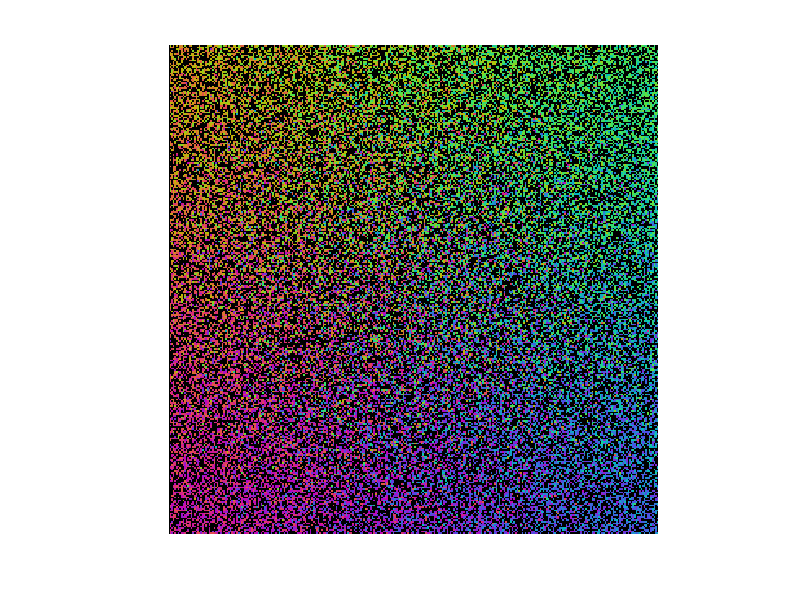

This chart was generated by the following MATLAB code: (Note: this script raises an error after producing the figure.)
close all
clear
clc

numAgents = 45000; %number of agents
mapSize = 300; %x and y dimension of map
environment = zeros(mapSize, mapSize, 6); %X, Y for RGB and "contains agent" and GoalX,GoalY
sensingRadius = 2; %Radius of sensing range for each agent (square sensing range)
neighborToGoalForceRatio = 20;

%Place agents randomly on the map
for i = 1:numAgents
    new = false;
    while not(new)
        randx = randi(mapSize);
        randy = randi(mapSize);
        if environment(randx,randy,4) == 0
           new = true; 
        end
    end
    environment(randx,randy,4) = 1; %The row coordinate is x, the column coordinate is y
end

%Set the goal positions of each agent to a random point on the map
environment(:,:,5:6) = randi(mapSize,[mapSize,mapSize,2]) .* environment(:,:,4);

%Create matrix of indexes
IndexMat = zeros(mapSize, mapSize, 2); 
xIndex = 1:mapSize;
yIndex = (1:mapSize)';
for i = 1:mapSize
   IndexMat(:,i,2) = yIndex;
   IndexMat(i,:,1) = xIndex;
end

%Find unit vector to goal
unitToGoal = (environment(:,:,5:6) - IndexMat)./vecnorm(environment(:,:,5:6) - IndexMat,2,3);

%Find angle of unit vector to goal relative to x-axis
theta = mod(atan2(unitToGoal(:,:,2),unitToGoal(:,:,1)),2*pi);

%Set the color of each agent depending on their theta angle
environment(:,:,1) = ((theta < pi).*(255-theta*255/pi)) + ((theta >= pi).*(theta-pi)*255/pi);
environment(:,:,2) = (and(theta <= 5/3*pi,theta >= 2/3*pi).*(255-(theta-2/3*pi)*255/pi)) + ...
    ((theta > 5/3*pi).*(theta-5/3*pi)*255/pi) + ((theta < 2/3*pi).*((theta+1/3*pi)*255/pi));
environment(:,:,3) = (and(theta <= 4/3*pi,theta >= 1/3*pi).*(theta-1/3*pi)*255/pi) + ...
    ((theta < 1/3*pi).*(255-(theta+2/3*pi)*255/pi)) + ((theta > 4/3*pi).*(255-(theta-4/3*pi)*255/pi));

%Find the sum of the colors of each agent for normalization reasons
colorSum = environment(:,:,1) + environment(:,:,2) + environment(:,:,3);

%display the image showing locations and colors of every agent
imshow(floor(environment(:,:,1:3))./colorSum*1.5.*environment(:,:,4));

%===========================Main Loop==========================%
for t = 1:500
   tic
   %find number of agents who have reached their goal points
   numAtGoal = sum(sum(vecnorm(environment(:,:,5:6) - IndexMat,2,3) == 0));
   %erase agents who have reached their goal points
   environment(:,:,:) = environment(:,:,:) .* (vecnorm(environment(:,:,5:6) - IndexMat,2,3) ~= 0);
   
   %spawn a new agent for each one that was erased
   for i = 1:numAtGoal
       new = false;
       while not(new)
           randx = randi(mapSize);
           randy = randi(mapSize);
           if environment(randx,randy,4) == 0
               new = true;
           end
       end
       environment(randx,randy,4) = 1; %The row coordinate is x, the column coordinate is y
       %Set new random goal point
       environment(randx,randy,5:6) = randi(mapSize,size(environment(randx,randy,5:6)));
   end
   
   %Update unitToGoal
   unitToGoal = (environment(:,:,5:6) - IndexMat)./vecnorm(environment(:,:,5:6) - IndexMat,2,3);

   %update theta
   theta = mod(atan2(unitToGoal(:,:,2),unitToGoal(:,:,1)),2*pi);
   
   %move agents
   environment = moveAgents(environment, unitToGoal, sensingRadius, neighborToGoalForceRatio, theta, mapSize);
   
   %------------------------------show image----------------------------%
   %Set the color of each agent depending on their theta angle
   environment(:,:,1) = ((theta < pi).*(255-theta*255/pi)) + ((theta >= pi).*(theta-pi)*255/pi);
   environment(:,:,2) = (and(theta <= 5/3*pi,theta >= 2/3*pi).*(255-(theta-2/3*pi)*255/pi)) + ...
       ((theta > 5/3*pi).*(theta-5/3*pi)*255/pi) + ((theta < 2/3*pi).*((theta+1/3*pi)*255/pi));
   environment(:,:,3) = (and(theta <= 4/3*pi,theta >= 1/3*pi).*(theta-1/3*pi)*255/pi) + ...
       ((theta < 1/3*pi).*(255-(theta+2/3*pi)*255/pi)) + ((theta > 4/3*pi).*(255-(theta-4/3*pi)*255/pi));
   
   %Find the sum of the colors of each agent for normalization reasons
   colorSum = environment(:,:,1) + environment(:,:,2) + environment(:,:,3);
   
   %display the image showing locations and colors of every agent
   img = floor(environment(:,:,1:3))./colorSum*1.5.*environment(:,:,4);
   img = imresize(img, 15);
   imshow(img);
   %--------------------------------------------------------------------%
   disp(toc)
F(t) = getframe(gcf);
end

 video = VideoWriter('Zebra_Stripes', 'MPEG-4');
 open(video);
 writeVideo(video, F);
 close(video)


function environment = moveAgents(environment, unitToGoal, sensingRadius, neighborToGoalForceRatio, theta, mapSize)
force = zeros([mapSize, mapSize, 2]);
force = force + unitToGoal;
for i = 1:mapSize %x coordinate
    for j = 1:mapSize %y coordinate
        for k = -sensingRadius:sensingRadius %x offset in sensing range
            for l = -sensingRadius:sensingRadius %y offset in sensing range
                if i+k > 0 && i+k <= mapSize && j+l > 0 && j+l <= mapSize && k ~= 0 && l ~= 0 %make sure not off the edge of the map and not on central agent
                    %Find the angle to the neighbors relative position
                    angularDistToNeighbor = environment(i+k, j+l, 4) * abs(mod(atan2(j+l,i+k),2*pi) - theta(i, j));
                    %Find the unit vector pointing to that neighbor
                    unitToNeighbor = [k, l]/norm([k, l]);
                    %For each neighbor, add their force. Attraction if
                    %the angular dist is between 0 and 90 and
                    %repulsion if the anglular dist is between 90 and
                    %180 deg
                    force(i, j, 1) = force(i, j, 1)+unitToNeighbor(1)*(pi-angularDistToNeighbor)/pi*neighborToGoalForceRatio;
                    force(i, j, 2) = force(i, j, 2)+unitToNeighbor(2)*(pi-angularDistToNeighbor)/pi*neighborToGoalForceRatio;
                end
            end
        end
        %Now that the force has been added for each agent, we actually
        %need to move the agents around
        %We will try to move to the neighboring square that is closest
        %to the angle their force points, but if there is another agent
        %there, they will try the two adjacent squares
        forceAngle = mod(atan2(force(i,j,2),force(i,j,1)),2*pi);
        
        xBottomWall = false;
        yBottomWall = false;
        xTopWall = false;
        yTopWall = false;
        if i == 1
            xBottomWall = true;
        end
        if j == 1
            yBottomWall = true;
        end
        if i == mapSize
            xTopWall = true;
        end
        if j == mapSize
            yTopWall = true;
        end
        found = false;
        if (forceAngle <= 22.5/180*pi || forceAngle > 337.5/180*pi)
            if ~yTopWall 
                if environment(i, j+1, 4) == 0
                    environment(i, j+1, :) = environment(i, j, :);
                    environment(i, j, :) = zeros(size(environment(i, j, :)));
                    found = true;
                end
            end
            if ~xBottomWall && ~yTopWall && ~found
                if environment(i-1, j+1, 4) == 0
                    environment(i-1, j+1, :) = environment(i, j, :);
                    environment(i, j, :) = zeros(size(environment(i, j, :)));
                    found = true;
                end
            end
            if ~yTopWall && ~xTopWall && ~found
                if environment(i+1, j+1, 4) == 0
                    environment(i+1, j+1, :) = environment(i, j, :);
                    environment(i, j, :) = zeros(size(environment(i, j, :)));
                    found = true;
                end
            end
        elseif forceAngle <= 67.5/180*pi
            if ~xTopWall && ~yTopWall 
                if environment(i+1, j+1, 4) == 0
                    environment(i+1, j+1, :) = environment(i, j, :);
                    environment(i, j, :) = zeros(size(environment(i, j, :)));
                    found = true;
                end
            end
            if ~xTopWall && ~found
                if environment(i+1, j, 4) == 0
                    environment(i+1, j, :) = environment(i, j, :);
                    environment(i, j, :) = zeros(size(environment(i, j, :)));
                    found = true;
                end
            end
            if ~yTopWall && ~found
                if environment(i, j+1, 4) == 0
                    environment(i, j+1, :) = environment(i, j, :);
                    environment(i, j, :) = zeros(size(environment(i, j, :)));
                    found = true;
                end
            end
        elseif forceAngle <= 112.5/180*pi
            if ~xTopWall 
                if environment(i+1, j, 4) == 0
                    environment(i+1, j, :) = environment(i, j, :);
                    environment(i, j, :) = zeros(size(environment(i, j, :)));
                    found = true;
                end
            end
            if ~yBottomWall && ~xTopWall && ~found
                if environment(i+1, j-1, 4) == 0
                    environment(i+1, j-1, :) = environment(i, j, :);
                    environment(i, j, :) = zeros(size(environment(i, j, :)));
                    found = true;
                end
            end
            if ~xTopWall && ~yTopWall && ~found
                if environment(i+1, j+1, 4) == 0
                    environment(i+1, j+1, :) = environment(i, j, :);
                    environment(i, j, :) = zeros(size(environment(i, j, :)));
                    found = true;
                end
            end
        elseif forceAngle <= 157.5/180*pi
            if ~yBottomWall && ~xTopWall 
                if environment(i+1, j-1, 4) == 0
                    environment(i+1, j-1, :) = environment(i, j, :);
                    environment(i, j, :) = zeros(size(environment(i, j, :)));
                    found = true;
                end
            end
            if ~xTopWall && ~found
                if environment(i+1, j, 4) == 0
                    environment(i+1, j, :) = environment(i, j, :);
                    environment(i, j, :) = zeros(size(environment(i, j, :)));
                    found = true;
                end
            end
            if ~yBottomWall && ~found
                if environment(i, j-1, 4) == 0
                    environment(i, j-1, :) = environment(i, j, :);
                    environment(i, j, :) = zeros(size(environment(i, j, :)));
                    found = true;
                end
            end
        elseif forceAngle <= 202.5/180*pi
            if ~yBottomWall 
                if environment(i, j-1, 4) == 0
                    environment(i, j-1, :) = environment(i, j, :);
                    environment(i, j, :) = zeros(size(environment(i, j, :)));
                    found = true;
                end
            end
            if ~xBottomWall && ~yBottomWall && ~found
                if environment(i-1, j-1, 4) == 0
                    environment(i-1, j-1, :) = environment(i, j, :);
                    environment(i, j, :) = zeros(size(environment(i, j, :)));
                    found = true;
                end
            end
            if ~yBottomWall && ~xTopWall && ~found
                if environment(i+1, j-1, 4) == 0
                    environment(i+1, j-1, :) = environment(i, j, :);
                    environment(i, j, :) = zeros(size(environment(i, j, :)));
                    found = true;
                end
            end
        elseif forceAngle <= 247.5/180*pi
            if ~xBottomWall && ~yBottomWall 
                if environment(i-1, j-1, 4) == 0
                    environment(i-1, j-1, :) = environment(i, j, :);
                    environment(i, j, :) = zeros(size(environment(i, j, :)));
                    found = true;
                end
            end
            if ~yBottomWall && ~found
                if environment(i, j-1, 4) == 0
                    environment(i, j-1, :) = environment(i, j, :);
                    environment(i, j, :) = zeros(size(environment(i, j, :)));
                    found = true;
                end
            end
            if ~xBottomWall && ~found
                if environment(i-1, j, 4) == 0
                    environment(i-1, j, :) = environment(i, j, :);
                    environment(i, j, :) = zeros(size(environment(i, j, :)));
                    found = true;
                end
            end
        elseif forceAngle <= 292.5/180*pi
            if ~xBottomWall 
                if environment(i-1, j, 4) == 0
                    environment(i-1, j, :) = environment(i, j, :);
                    environment(i, j, :) = zeros(size(environment(i, j, :)));
                    found = true;
                end
            end
            if ~xBottomWall && ~yBottomWall && ~found
                if environment(i-1, j-1, 4) == 0
                    environment(i-1, j-1, :) = environment(i, j, :);
                    environment(i, j, :) = zeros(size(environment(i, j, :)));
                    found = true;
                end
            end
            if ~yTopWall && ~xBottomWall && ~found
                if environment(i-1, j+1, 4) == 0
                    environment(i-1, j+1, :) = environment(i, j, :);
                    environment(i, j, :) = zeros(size(environment(i, j, :)));
                    found = true;
                end
            end
        elseif forceAngle <= 337.5/180*pi
            if ~yTopWall && ~xBottomWall 
                if environment(i-1, j+1, 4) == 0
                    environment(i-1, j+1, :) = environment(i, j, :);
                    environment(i, j, :) = zeros(size(environment(i, j, :)));
                    found = true;
                end
            end
            if ~xBottomWall && ~found
                if environment(i-1, j, 4) == 0
                    environment(i-1, j, :) = environment(i, j, :);
                    environment(i, j, :) = zeros(size(environment(i, j, :)));
                    found = true;
                end
            end
            if ~yTopWall && ~found
                if environment(i, j+1, 4) == 0
                    environment(i, j+1, :) = environment(i, j, :);
                    environment(i, j, :) = zeros(size(environment(i, j, :)));
                    found = true;
                end
            end
        end
    end
end
end














